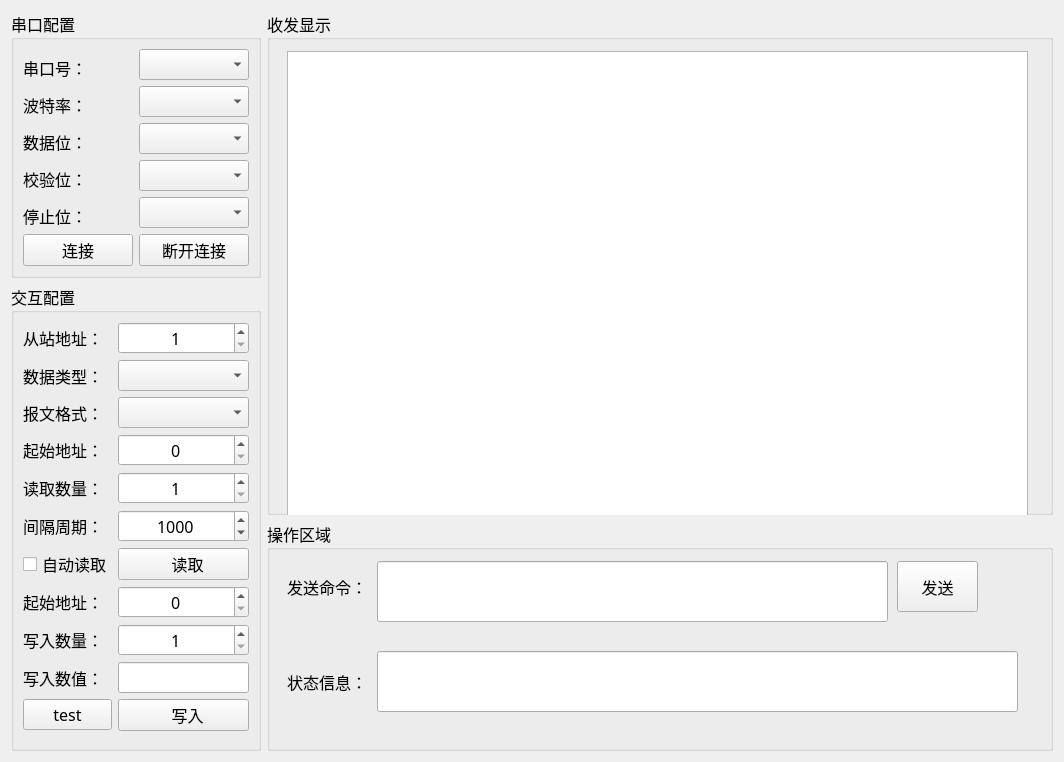
<?xml version="1.0" encoding="UTF-8"?>
<ui version="4.0">
 <class>PlcControl</class>
 <widget class="QWidget" name="PlcControl">
  <property name="geometry">
   <rect>
    <x>0</x>
    <y>0</y>
    <width>1064</width>
    <height>762</height>
   </rect>
  </property>
  <property name="windowTitle">
   <string>Form</string>
  </property>
  <layout class="QGridLayout" name="gridLayout">
   <item row="1" column="0" rowspan="2">
    <widget class="QGroupBox" name="groupBox_2">
     <property name="sizePolicy">
      <sizepolicy hsizetype="Preferred" vsizetype="Preferred">
       <horstretch>0</horstretch>
       <verstretch>0</verstretch>
      </sizepolicy>
     </property>
     <property name="maximumSize">
      <size>
       <width>250</width>
       <height>16777215</height>
      </size>
     </property>
     <property name="font">
      <font>
       <family>宋体</family>
       <pointsize>12</pointsize>
      </font>
     </property>
     <property name="title">
      <string>交互配置</string>
     </property>
     <layout class="QGridLayout" name="gridLayout_3">
      <item row="0" column="0">
       <widget class="QLabel" name="label_6">
        <property name="font">
         <font>
          <family>宋体</family>
          <pointsize>12</pointsize>
         </font>
        </property>
        <property name="text">
         <string>从站地址：</string>
        </property>
       </widget>
      </item>
      <item row="0" column="1">
       <widget class="QSpinBox" name="spinBoxStation">
        <property name="minimumSize">
         <size>
          <width>50</width>
          <height>30</height>
         </size>
        </property>
        <property name="font">
         <font>
          <family>宋体</family>
          <pointsize>12</pointsize>
         </font>
        </property>
        <property name="alignment">
         <set>Qt::AlignCenter</set>
        </property>
        <property name="minimum">
         <number>1</number>
        </property>
        <property name="maximum">
         <number>254</number>
        </property>
       </widget>
      </item>
      <item row="1" column="0">
       <widget class="QLabel" name="label_10">
        <property name="font">
         <font>
          <family>宋体</family>
          <pointsize>12</pointsize>
         </font>
        </property>
        <property name="text">
         <string>数据类型：</string>
        </property>
       </widget>
      </item>
      <item row="1" column="1">
       <widget class="QComboBox" name="comboBoxDataType">
        <property name="sizePolicy">
         <sizepolicy hsizetype="Preferred" vsizetype="Fixed">
          <horstretch>0</horstretch>
          <verstretch>0</verstretch>
         </sizepolicy>
        </property>
        <property name="minimumSize">
         <size>
          <width>50</width>
          <height>30</height>
         </size>
        </property>
        <property name="font">
         <font>
          <family>宋体</family>
          <pointsize>12</pointsize>
         </font>
        </property>
       </widget>
      </item>
      <item row="2" column="0">
       <widget class="QLabel" name="label_13">
        <property name="font">
         <font>
          <family>宋体</family>
          <pointsize>12</pointsize>
         </font>
        </property>
        <property name="text">
         <string>报文格式：</string>
        </property>
       </widget>
      </item>
      <item row="2" column="1">
       <widget class="QComboBox" name="comboBoxFormat">
        <property name="sizePolicy">
         <sizepolicy hsizetype="Preferred" vsizetype="Fixed">
          <horstretch>0</horstretch>
          <verstretch>0</verstretch>
         </sizepolicy>
        </property>
        <property name="minimumSize">
         <size>
          <width>50</width>
          <height>30</height>
         </size>
        </property>
        <property name="font">
         <font>
          <family>宋体</family>
          <pointsize>12</pointsize>
         </font>
        </property>
       </widget>
      </item>
      <item row="3" column="0">
       <widget class="QLabel" name="label_9">
        <property name="font">
         <font>
          <family>宋体</family>
          <pointsize>12</pointsize>
         </font>
        </property>
        <property name="text">
         <string>起始地址：</string>
        </property>
       </widget>
      </item>
      <item row="3" column="1">
       <widget class="QSpinBox" name="spinBoxStartRead">
        <property name="minimumSize">
         <size>
          <width>50</width>
          <height>30</height>
         </size>
        </property>
        <property name="font">
         <font>
          <family>宋体</family>
          <pointsize>12</pointsize>
         </font>
        </property>
        <property name="alignment">
         <set>Qt::AlignCenter</set>
        </property>
        <property name="maximum">
         <number>65535</number>
        </property>
       </widget>
      </item>
      <item row="4" column="0">
       <widget class="QLabel" name="label_7">
        <property name="font">
         <font>
          <family>宋体</family>
          <pointsize>12</pointsize>
         </font>
        </property>
        <property name="text">
         <string>读取数量：</string>
        </property>
       </widget>
      </item>
      <item row="4" column="1">
       <widget class="QSpinBox" name="spinBoxNumberRead">
        <property name="minimumSize">
         <size>
          <width>50</width>
          <height>30</height>
         </size>
        </property>
        <property name="font">
         <font>
          <family>宋体</family>
          <pointsize>12</pointsize>
         </font>
        </property>
        <property name="alignment">
         <set>Qt::AlignCenter</set>
        </property>
        <property name="minimum">
         <number>1</number>
        </property>
        <property name="maximum">
         <number>125</number>
        </property>
       </widget>
      </item>
      <item row="5" column="0">
       <widget class="QLabel" name="label_8">
        <property name="font">
         <font>
          <family>宋体</family>
          <pointsize>12</pointsize>
         </font>
        </property>
        <property name="text">
         <string>间隔周期：</string>
        </property>
       </widget>
      </item>
      <item row="5" column="1">
       <widget class="QSpinBox" name="spinBoxInterval">
        <property name="minimumSize">
         <size>
          <width>50</width>
          <height>30</height>
         </size>
        </property>
        <property name="font">
         <font>
          <family>宋体</family>
          <pointsize>12</pointsize>
         </font>
        </property>
        <property name="alignment">
         <set>Qt::AlignCenter</set>
        </property>
        <property name="minimum">
         <number>1</number>
        </property>
        <property name="maximum">
         <number>3600000</number>
        </property>
        <property name="value">
         <number>1000</number>
        </property>
       </widget>
      </item>
      <item row="7" column="1">
       <widget class="QPushButton" name="pushButtonRead">
        <property name="font">
         <font>
          <family>宋体</family>
          <pointsize>12</pointsize>
         </font>
        </property>
        <property name="text">
         <string>  读取</string>
        </property>
        <property name="icon">
         <iconset>
          <normaloff>:/images/images/books.png</normaloff>:/images/images/books.png</iconset>
        </property>
       </widget>
      </item>
      <item row="8" column="0">
       <widget class="QLabel" name="label_11">
        <property name="font">
         <font>
          <family>宋体</family>
          <pointsize>12</pointsize>
         </font>
        </property>
        <property name="text">
         <string>起始地址：</string>
        </property>
       </widget>
      </item>
      <item row="8" column="1">
       <widget class="QSpinBox" name="spinBoxStartWrite">
        <property name="font">
         <font>
          <family>宋体</family>
          <pointsize>12</pointsize>
         </font>
        </property>
        <property name="alignment">
         <set>Qt::AlignCenter</set>
        </property>
        <property name="maximum">
         <number>65535</number>
        </property>
       </widget>
      </item>
      <item row="9" column="0">
       <widget class="QLabel" name="label_12">
        <property name="font">
         <font>
          <family>宋体</family>
          <pointsize>12</pointsize>
         </font>
        </property>
        <property name="text">
         <string>写入数量：</string>
        </property>
       </widget>
      </item>
      <item row="9" column="1">
       <widget class="QSpinBox" name="spinBoxNumberWrite">
        <property name="font">
         <font>
          <family>宋体</family>
          <pointsize>12</pointsize>
         </font>
        </property>
        <property name="alignment">
         <set>Qt::AlignCenter</set>
        </property>
        <property name="minimum">
         <number>1</number>
        </property>
        <property name="maximum">
         <number>125</number>
        </property>
       </widget>
      </item>
      <item row="10" column="0">
       <widget class="QLabel" name="label_15">
        <property name="font">
         <font>
          <family>宋体</family>
          <pointsize>12</pointsize>
         </font>
        </property>
        <property name="text">
         <string>写入数值：</string>
        </property>
       </widget>
      </item>
      <item row="10" column="1">
       <widget class="QLineEdit" name="lineEditWriteValue">
        <property name="font">
         <font>
          <family>宋体</family>
          <pointsize>12</pointsize>
         </font>
        </property>
       </widget>
      </item>
      <item row="11" column="1">
       <widget class="QPushButton" name="pushButtonWrite">
        <property name="font">
         <font>
          <family>宋体</family>
          <pointsize>12</pointsize>
         </font>
        </property>
        <property name="text">
         <string>  写入</string>
        </property>
        <property name="icon">
         <iconset>
          <normaloff>:/images/images/Write.png</normaloff>:/images/images/Write.png</iconset>
        </property>
       </widget>
      </item>
      <item row="7" column="0">
       <widget class="QCheckBox" name="checkBoxAuto">
        <property name="font">
         <font>
          <family>宋体</family>
          <pointsize>12</pointsize>
         </font>
        </property>
        <property name="text">
         <string>自动读取</string>
        </property>
        <property name="checkable">
         <bool>true</bool>
        </property>
       </widget>
      </item>
      <item row="11" column="0">
       <widget class="QPushButton" name="pushButton">
        <property name="text">
         <string>test</string>
        </property>
       </widget>
      </item>
     </layout>
    </widget>
   </item>
   <item row="0" column="1" rowspan="2">
    <widget class="QGroupBox" name="groupBox_5">
     <property name="minimumSize">
      <size>
       <width>700</width>
       <height>0</height>
      </size>
     </property>
     <property name="maximumSize">
      <size>
       <width>850</width>
       <height>16777215</height>
      </size>
     </property>
     <property name="font">
      <font>
       <family>宋体</family>
       <pointsize>12</pointsize>
      </font>
     </property>
     <property name="title">
      <string>收发显示</string>
     </property>
     <widget class="QTextBrowser" name="textBrowser">
      <property name="geometry">
       <rect>
        <x>20</x>
        <y>40</y>
        <width>741</width>
        <height>511</height>
       </rect>
      </property>
      <property name="font">
       <font>
        <family>宋体</family>
        <pointsize>12</pointsize>
       </font>
      </property>
     </widget>
    </widget>
   </item>
   <item row="0" column="0">
    <widget class="QGroupBox" name="groupBox">
     <property name="sizePolicy">
      <sizepolicy hsizetype="Preferred" vsizetype="Preferred">
       <horstretch>0</horstretch>
       <verstretch>0</verstretch>
      </sizepolicy>
     </property>
     <property name="minimumSize">
      <size>
       <width>200</width>
       <height>0</height>
      </size>
     </property>
     <property name="maximumSize">
      <size>
       <width>250</width>
       <height>16777215</height>
      </size>
     </property>
     <property name="font">
      <font>
       <family>宋体</family>
       <pointsize>12</pointsize>
      </font>
     </property>
     <property name="title">
      <string>串口配置</string>
     </property>
     <layout class="QGridLayout" name="gridLayout_2">
      <item row="0" column="0">
       <widget class="QLabel" name="label">
        <property name="font">
         <font>
          <family>宋体</family>
          <pointsize>12</pointsize>
         </font>
        </property>
        <property name="text">
         <string>串口号：</string>
        </property>
        <property name="alignment">
         <set>Qt::AlignBottom|Qt::AlignLeading|Qt::AlignLeft</set>
        </property>
       </widget>
      </item>
      <item row="0" column="1">
       <widget class="QComboBox" name="comboBoxPort">
        <property name="sizePolicy">
         <sizepolicy hsizetype="Preferred" vsizetype="Fixed">
          <horstretch>0</horstretch>
          <verstretch>0</verstretch>
         </sizepolicy>
        </property>
        <property name="minimumSize">
         <size>
          <width>0</width>
          <height>30</height>
         </size>
        </property>
        <property name="font">
         <font>
          <family>宋体</family>
          <pointsize>12</pointsize>
         </font>
        </property>
       </widget>
      </item>
      <item row="1" column="0">
       <widget class="QLabel" name="label_2">
        <property name="font">
         <font>
          <family>宋体</family>
          <pointsize>12</pointsize>
         </font>
        </property>
        <property name="text">
         <string>波特率：</string>
        </property>
        <property name="alignment">
         <set>Qt::AlignBottom|Qt::AlignLeading|Qt::AlignLeft</set>
        </property>
       </widget>
      </item>
      <item row="1" column="1">
       <widget class="QComboBox" name="comboBoxBaud">
        <property name="sizePolicy">
         <sizepolicy hsizetype="Preferred" vsizetype="Fixed">
          <horstretch>0</horstretch>
          <verstretch>0</verstretch>
         </sizepolicy>
        </property>
        <property name="minimumSize">
         <size>
          <width>0</width>
          <height>30</height>
         </size>
        </property>
        <property name="font">
         <font>
          <family>宋体</family>
          <pointsize>12</pointsize>
         </font>
        </property>
       </widget>
      </item>
      <item row="2" column="0">
       <widget class="QLabel" name="label_3">
        <property name="font">
         <font>
          <family>宋体</family>
          <pointsize>12</pointsize>
         </font>
        </property>
        <property name="text">
         <string>数据位：</string>
        </property>
        <property name="alignment">
         <set>Qt::AlignBottom|Qt::AlignLeading|Qt::AlignLeft</set>
        </property>
       </widget>
      </item>
      <item row="2" column="1">
       <widget class="QComboBox" name="comboBoxData">
        <property name="sizePolicy">
         <sizepolicy hsizetype="Preferred" vsizetype="Fixed">
          <horstretch>0</horstretch>
          <verstretch>0</verstretch>
         </sizepolicy>
        </property>
        <property name="minimumSize">
         <size>
          <width>0</width>
          <height>30</height>
         </size>
        </property>
        <property name="font">
         <font>
          <family>宋体</family>
          <pointsize>12</pointsize>
         </font>
        </property>
       </widget>
      </item>
      <item row="3" column="0">
       <widget class="QLabel" name="label_4">
        <property name="font">
         <font>
          <family>宋体</family>
          <pointsize>12</pointsize>
         </font>
        </property>
        <property name="text">
         <string>校验位：</string>
        </property>
        <property name="alignment">
         <set>Qt::AlignBottom|Qt::AlignLeading|Qt::AlignLeft</set>
        </property>
       </widget>
      </item>
      <item row="3" column="1">
       <widget class="QComboBox" name="comboBoxParity">
        <property name="sizePolicy">
         <sizepolicy hsizetype="Preferred" vsizetype="Fixed">
          <horstretch>0</horstretch>
          <verstretch>0</verstretch>
         </sizepolicy>
        </property>
        <property name="minimumSize">
         <size>
          <width>0</width>
          <height>30</height>
         </size>
        </property>
        <property name="font">
         <font>
          <family>宋体</family>
          <pointsize>12</pointsize>
         </font>
        </property>
       </widget>
      </item>
      <item row="4" column="0">
       <widget class="QLabel" name="label_5">
        <property name="font">
         <font>
          <family>宋体</family>
          <pointsize>12</pointsize>
         </font>
        </property>
        <property name="text">
         <string>停止位：</string>
        </property>
        <property name="alignment">
         <set>Qt::AlignBottom|Qt::AlignLeading|Qt::AlignLeft</set>
        </property>
       </widget>
      </item>
      <item row="4" column="1">
       <widget class="QComboBox" name="comboBoxStop">
        <property name="sizePolicy">
         <sizepolicy hsizetype="Preferred" vsizetype="Fixed">
          <horstretch>0</horstretch>
          <verstretch>0</verstretch>
         </sizepolicy>
        </property>
        <property name="minimumSize">
         <size>
          <width>0</width>
          <height>30</height>
         </size>
        </property>
        <property name="font">
         <font>
          <family>宋体</family>
          <pointsize>12</pointsize>
         </font>
        </property>
       </widget>
      </item>
      <item row="6" column="1">
       <widget class="QPushButton" name="actionDisconnect1">
        <property name="text">
         <string>断开连接</string>
        </property>
       </widget>
      </item>
      <item row="6" column="0">
       <widget class="QPushButton" name="actionConnect1">
        <property name="text">
         <string>连接</string>
        </property>
       </widget>
      </item>
     </layout>
    </widget>
   </item>
   <item row="2" column="1">
    <widget class="QGroupBox" name="groupBox_3">
     <property name="font">
      <font>
       <family>宋体</family>
       <pointsize>12</pointsize>
      </font>
     </property>
     <property name="title">
      <string>操作区域</string>
     </property>
     <widget class="QLabel" name="label_14">
      <property name="geometry">
       <rect>
        <x>20</x>
        <y>40</y>
        <width>91</width>
        <height>51</height>
       </rect>
      </property>
      <property name="font">
       <font>
        <family>宋体</family>
        <pointsize>12</pointsize>
       </font>
      </property>
      <property name="text">
       <string>发送命令：</string>
      </property>
     </widget>
     <widget class="QLineEdit" name="lineEditSend">
      <property name="geometry">
       <rect>
        <x>110</x>
        <y>40</y>
        <width>511</width>
        <height>61</height>
       </rect>
      </property>
      <property name="font">
       <font>
        <family>宋体</family>
        <pointsize>12</pointsize>
       </font>
      </property>
     </widget>
     <widget class="QPushButton" name="pushButtonSend">
      <property name="geometry">
       <rect>
        <x>630</x>
        <y>40</y>
        <width>81</width>
        <height>51</height>
       </rect>
      </property>
      <property name="font">
       <font>
        <family>宋体</family>
        <pointsize>12</pointsize>
       </font>
      </property>
      <property name="text">
       <string>发送</string>
      </property>
      <property name="icon">
       <iconset>
        <normaloff>:/images/images/send.png</normaloff>:/images/images/send.png</iconset>
      </property>
     </widget>
     <widget class="QLineEdit" name="statusShow">
      <property name="geometry">
       <rect>
        <x>110</x>
        <y>130</y>
        <width>641</width>
        <height>61</height>
       </rect>
      </property>
     </widget>
     <widget class="QLabel" name="label_16">
      <property name="geometry">
       <rect>
        <x>20</x>
        <y>140</y>
        <width>91</width>
        <height>41</height>
       </rect>
      </property>
      <property name="text">
       <string>状态信息：</string>
      </property>
     </widget>
    </widget>
   </item>
  </layout>
 </widget>
 <resources/>
 <connections/>
</ui>
